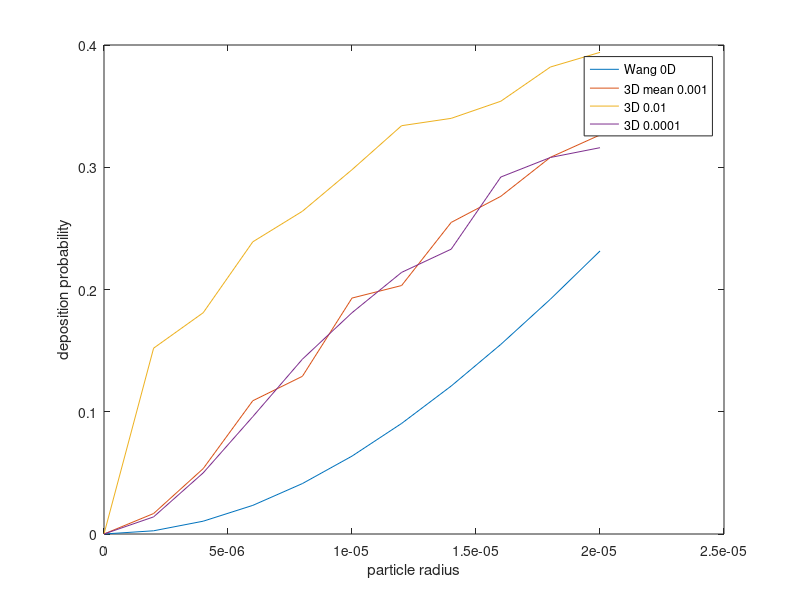

MATLAB code for this plot: (Note: this script raises an error after producing the figure.)
% most taken from lambert

pi = 3.142

g = 9.81;   %m/s^2
C = 1.0;
rho_p = 1200;
r_p = 30.e-6; %2.5,10,30 um
L = 1.0e-2; %1cm
phi = 0.;
mu = 1.2*1.7e-5;    %m^2/s
R = 0.5e-2; % 0.5cm
v = 24.80e-2;   %cm/s
pi = 3.142;

r_p = linspace(0e-6,20e-6,11)


probability_wang = 1 - exp(-4*g*C*rho_p.*r_p.*r_p*L*cos(phi)/(9*pi*mu*R*v))

close all
plot(r_p,probability_wang)

%dt 0.001
prob_exp_1 = [0 0.022 0.050 0.110 0.140 0.192 0.203 0.26 0.2698 0.3143 0.342685]
prob_exp_2 = [0 0.018 0.051 0.136 0.131 0.194 0.213 0.255 0.2605 0.3133 0.329]
prob_exp_3 = [0 0.014 0.058 0.098 0.131 0.197 0.206 0.248 0.2796 0.3 0.311]
prob_exp_4 = [0 0.013 0.055 0.092 0.114 0.189 0.191 0.2565 0.295 0.3049 0.323]

prob_exp = (prob_exp_1 + prob_exp_2 + prob_exp_3 + prob_exp_4)/4;

%dt 0.01
prob_exp_dt_01 = [0 0.152 0.181 0.239 0.264 0.298 0.334 0.340 0.354 0.382 0.394]

%dt 0.01
prob_exp_dt_0001 = [0 0.014 0.050 0.096 0.143 0.181 0.214 0.233 0.292 0.308 0.316]


 
hold on
plot(r_p,prob_exp)
plot(r_p,prob_exp_dt_01)
plot(r_p,prob_exp_dt_0001)
%plot(r_p,prob_exp_1)
%plot(r_p,prob_exp_2)
%plot(r_p,prob_exp_3)
%plot(r_p,prob_exp_4)
xlabel('particle radius');
ylabel('deposition probability');
legend('Wang 0D','3D mean 0.001','3D 0.01','3D 0.0001')
ax = gca;
ax.XAxis.Exponent = -6;
